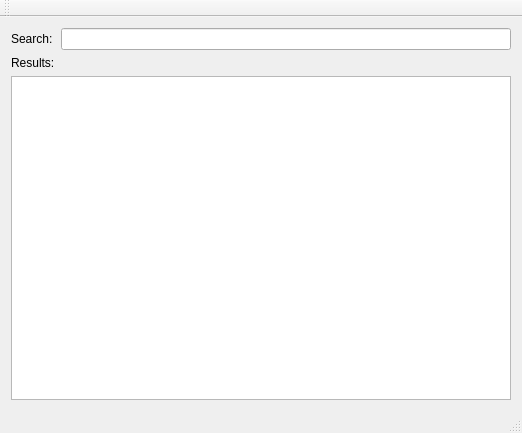
<?xml version="1.0" encoding="UTF-8"?>
<ui version="4.0">
 <class>MainWindow</class>
 <widget class="QMainWindow" name="MainWindow">
  <property name="geometry">
   <rect>
    <x>0</x>
    <y>0</y>
    <width>522</width>
    <height>433</height>
   </rect>
  </property>
  <property name="windowTitle">
   <string>MainWindow</string>
  </property>
  <widget class="QWidget" name="centralWidget">
   <layout class="QGridLayout" name="gridLayout">
    <item row="0" column="0">
     <widget class="QLabel" name="label">
      <property name="text">
       <string>Search:</string>
      </property>
     </widget>
    </item>
    <item row="0" column="1">
     <widget class="QLineEdit" name="searchLine"/>
    </item>
    <item row="1" column="0">
     <widget class="QLabel" name="label_2">
      <property name="text">
       <string>Results:</string>
      </property>
     </widget>
    </item>
    <item row="2" column="0" colspan="2">
     <widget class="QListWidget" name="resultsList"/>
    </item>
   </layout>
  </widget>
  <widget class="QMenuBar" name="menuBar">
   <property name="geometry">
    <rect>
     <x>0</x>
     <y>0</y>
     <width>522</width>
     <height>22</height>
    </rect>
   </property>
  </widget>
  <widget class="QToolBar" name="mainToolBar">
   <attribute name="toolBarArea">
    <enum>TopToolBarArea</enum>
   </attribute>
   <attribute name="toolBarBreak">
    <bool>false</bool>
   </attribute>
  </widget>
  <widget class="QStatusBar" name="statusBar"/>
 </widget>
 <layoutdefault spacing="6" margin="11"/>
 <resources/>
 <connections/>
</ui>
